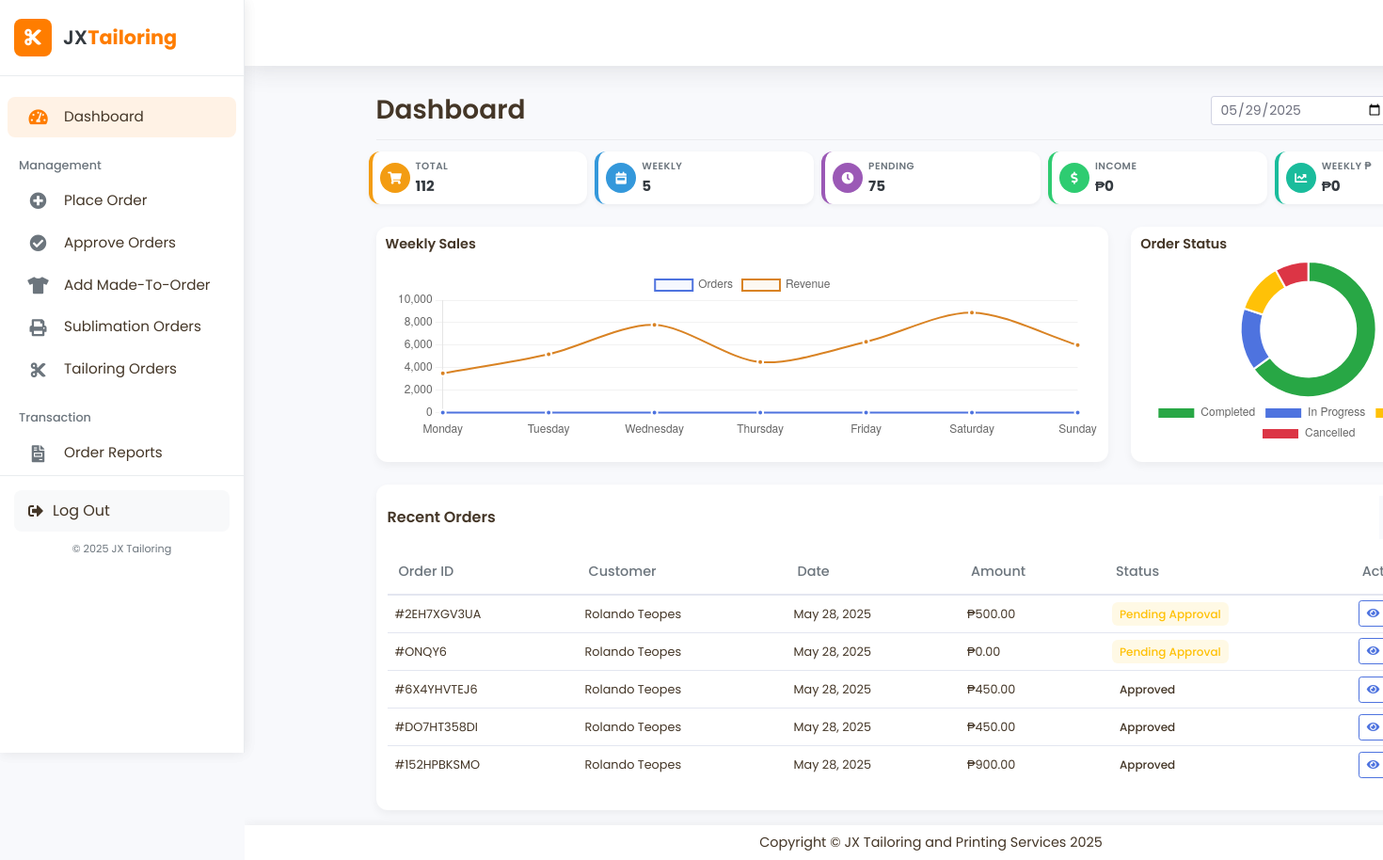
Before: /staff/dashboard.php (signed in) with the older database file.
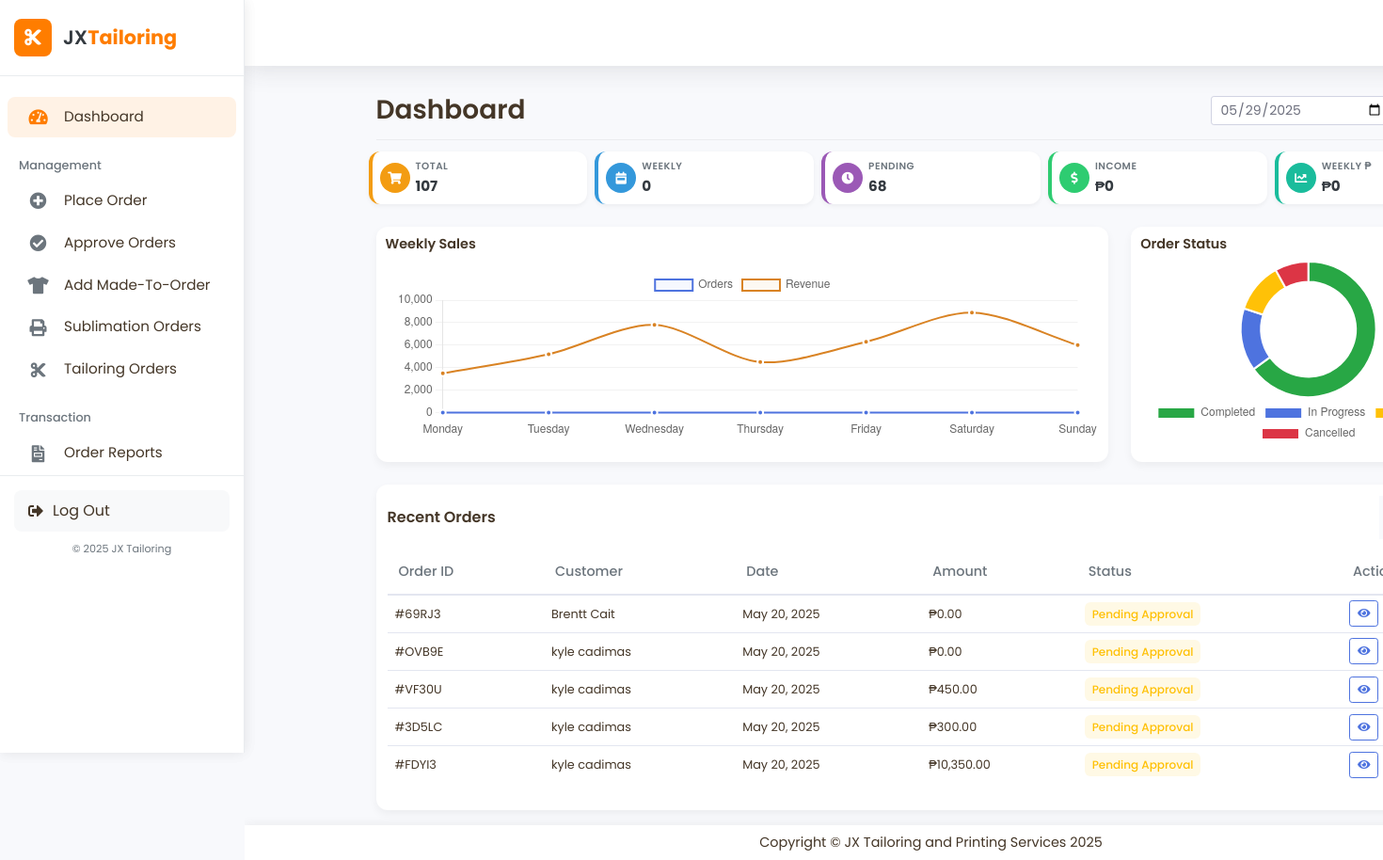
After: the same page with the newer database file.
### tables this page shows
CREATE TABLE `orders` (
  `order_id` varchar(10) NOT NULL,
  `customer_id` int(11) NOT NULL,
  `order_type` enum('tailoring','sublimation') NOT NULL,
  `total_amount` decimal(10,2) NOT NULL,
  `downpayment_amount` decimal(10,2) NOT NULL,
  `payment_method` enum('cash','gcash') NOT NULL,
  `payment_status` enum('pending','downpayment_paid','fully_paid') DEFAULT 'pending',
  `order_status` enum('pending_approval','declined','approved','forward_to_sublimator','in_process','printing_done','ready_for_pickup','completed') DEFAULT 'pending_approval',
  `staff_id` int(11) DEFAULT NULL,
  `manager_id` int(11) DEFAULT NULL,
  `notes` text DEFAULT NULL,
  `created_at` timestamp NOT NULL DEFAULT current_timestamp(),
  `updated_at` timestamp NOT NULL DEFAULT current_timestamp() ON UPDATE current_timestamp(),
  `screenshot_path` varchar(255) DEFAULT NULL,
  `status_history` text DEFAULT NULL
);

CREATE TABLE `customers` (
  `customer_id` int(11) NOT NULL,
  `username` varchar(50) NOT NULL,
  `password` varchar(255) NOT NULL,
  `email` varchar(100) NOT NULL,
  `first_name` varchar(50) NOT NULL,
  `last_name` varchar(50) NOT NULL,
  `phone_number` varchar(20) DEFAULT NULL,
  `address` text DEFAULT NULL,
  `created_at` timestamp NOT NULL DEFAULT current_timestamp(),
  `updated_at` timestamp NOT NULL DEFAULT current_timestamp() ON UPDATE current_timestamp()
);

### staff/dashboard.php (the view, shortened to what the changed rows need)
<?php
include_once '../db.php';
$current_week_start = date('Y-m-d', strtotime('monday this week'));
$current_week_end = date('Y-m-d', strtotime('sunday this week'));
$total_orders_query = "SELECT COUNT(*) as total FROM orders";
$total_orders_result = $conn->query($total_orders_query);
$total_orders = $total_orders_result->fetch_assoc()['total'];
$weekly_orders_query = "SELECT COUNT(*) as weekly FROM orders
                        WHERE created_at BETWEEN '$current_week_start 00:00:00' AND '$current_week_end 23:59:59'";
$weekly_orders_result = $conn->query($weekly_orders_query);
$weekly_orders = $weekly_orders_result->fetch_assoc()['weekly'];
$pending_orders_query = "SELECT COUNT(*) as pending FROM orders
                         WHERE order_status = 'pending_approval' OR order_status = 'pending_payment'";
$pending_orders_result = $conn->query($pending_orders_query);
$pending_orders = $pending_orders_result->fetch_assoc()['pending'];
?>
<!DOCTYPE html>
<html lang="en">
<head>
    <link href="vendor/fontawesome-free/css/all.min.css" rel="stylesheet">
    <link rel="stylesheet" href="https://cdn.jsdelivr.net/npm/bootstrap-icons@1.10.0/font/bootstrap-icons.css">
    <link href="css/sb-admin-2.min.css" rel="stylesheet">
</head>
<body id="page-top">
    <div id="wrapper">
        <?php include 'sidebar.php'; ?>
        <div id="content-wrapper" class="d-flex flex-column">
            <div id="content">
                <nav class="navbar navbar-expand navbar-light topbar mb-4 static-top shadow">
                    <ul class="navbar-nav ml-auto">
                        <?php include 'notification.php'; ?>
                    </ul>
                </nav>
                <div class="container-fluid">
                    <div class="d-sm-flex align-items-center justify-content-between page-header">
                        <h1 class="h3 mb-0">Dashboard</h1>
                    </div>
                    <div class="row stat-cards-row">
                        <div class="col-6 col-md-4 col-lg stat-card-container mb-2">
                            <div class="stat-card" id="total-orders">
                                <div class="stat-content">
                                    <div class="stat-label">TOTAL</div>
                                    <div class="stat-value"><?php echo number_format($total_orders); ?></div>
                                </div>
                            </div>
                        </div>
                        <div class="col-6 col-md-4 col-lg stat-card-container mb-2">
                            <div class="stat-card" id="weekly-orders">
                                <div class="stat-content">
                                    <div class="stat-label">WEEKLY</div>
                                    <div class="stat-value"><?php echo number_format($weekly_orders); ?></div>
                                </div>
                            </div>
                        </div>
                        <div class="col-6 col-md-4 col-lg stat-card-container mb-2">
                            <div class="stat-card" id="pending-orders">
                                <div class="stat-content">
                                    <div class="stat-label">PENDING</div>
                                    <div class="stat-value"><?php echo number_format($pending_orders); ?></div>
                                </div>
                            </div>
                        </div>
                    </div>
                    <div class="row">
                        <div class="col-12">
                            <div class="table-container">
                                <div class="table-responsive">
                                    <table class="table order-table">
                                        <thead>
                                            <tr>
                                                <th>Order ID</th>
                                                <th>Customer</th>
                                                <th>Date</th>
                                                <th>Amount</th>
                                                <th>Status</th>
                                                <th>Action</th>
                                            </tr>
                                        </thead>
                                        <tbody>
                                            <?php
                                            $recent_orders_query = "SELECT o.*, c.first_name, c.last_name
                                                                FROM orders o
                                                                JOIN customers c ON o.customer_id = c.customer_id
                                                                ORDER BY o.created_at DESC LIMIT 5";
                                            $recent_orders_result = $conn->query($recent_orders_query);
                                            if ($recent_orders_result && $recent_orders_result->num_rows > 0) {
                                                while ($order = $recent_orders_result->fetch_assoc()) {
                                                    $status_class = '';
                                                    switch($order['order_status']) {
                                                        case 'pending_approval':
                                                        case 'pending_payment':
                                                            $status_class = 'status-pending';
                                                            break;
                                                    }
                                                    echo '<tr>';
                                                    echo '<td>#' . htmlspecialchars($order['order_id']) . '</td>';
                                                    echo '<td>' . htmlspecialchars($order['first_name'] . ' ' . $order['last_name']) . '</td>';
                                                    echo '<td>' . date('M j, Y', strtotime($order['created_at'])) . '</td>';
                                                    echo '<td>₱' . number_format($order['total_amount'], 2) . '</td>';
                                                    echo '<td><span class="status-badge ' . $status_class . '">' .
                                                         ucwords(str_replace('_', ' ', $order['order_status'])) . '</span></td>';
                                                    echo '<td>
                                                            <a href="view_order.php?id=' . $order['order_id'] . '" class="btn btn-sm btn-outline-primary">
                                                                <i class="fas fa-eye"></i>
                                                            </a>
                                                         </td>';
                                                    echo '</tr>';
                                                }
                                            } else {
                                                echo '<tr><td colspan="6" class="text-center">No recent orders found</td></tr>';
                                            }
                                            ?>
                                        </tbody>
                                    </table>
                                </div>
                            </div>
                        </div>
                    </div>
                </div>
            </div>
        </div>
    </div>
</body>
</html>

Changed rows visible on the page:
removed orders: order_id "2EH7XGV3UA", customer.last_name "Rolando Teopes", created_at "May 28, 2025", total_amount "500.00", order_status "Pending Approval"
removed orders: order_id "ONQY6", customer.last_name "Rolando Teopes", created_at "May 28, 2025", total_amount "0.00", order_status "Pending Approval"
removed orders: order_id "6X4YHVTEJ6", customer.last_name "Rolando Teopes", created_at "May 28, 2025", total_amount "450.00", order_status "Approved"
removed orders: order_id "DO7HT358DI", customer.last_name "Rolando Teopes", created_at "May 28, 2025", total_amount "450.00", order_status "Approved"
removed orders: order_id "152HPBKSMO", customer.last_name "Rolando Teopes", created_at "May 28, 2025", total_amount "900.00", order_status "Approved"
now on this page (row edited): orders: order_id "69RJ3", customer.last_name "Brentt Cait", created_at "May 20, 2025", total_amount "0.00", order_status "Pending Approval"
now on this page (row unchanged): orders: order_id "OVB9E", customer.last_name "kyle cadimas", created_at "May 20, 2025", total_amount "0.00", order_status "Pending Approval"
now on this page (row unchanged): orders: order_id "VF30U", customer.last_name "kyle cadimas", created_at "May 20, 2025", total_amount "450.00", order_status "Pending Approval"
now on this page (row unchanged): orders: order_id "3D5LC", customer.last_name "kyle cadimas", created_at "May 20, 2025", total_amount "300.00", order_status "Pending Approval"
now on this page (row unchanged): orders: order_id "FDYI3", customer.last_name "kyle cadimas", created_at "May 20, 2025", total_amount "10,350.00", order_status "Pending Approval"
Other visible differences:
$total_orders: "112" → "107"
$weekly_orders: "5" → "0"
$pending_orders: "75" → "68"
